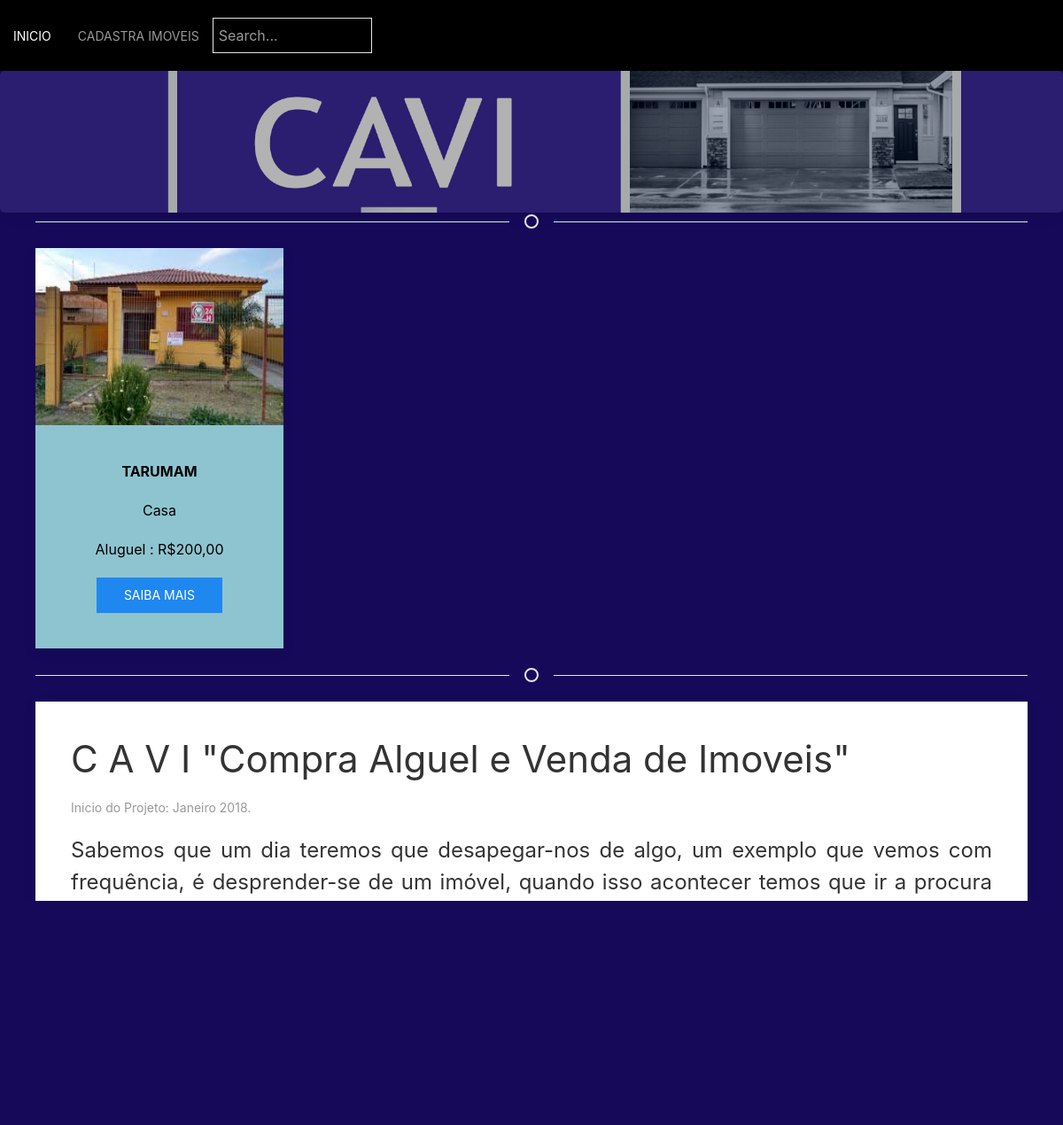
The page /BD/index.php?filtro=tarumam on the database its author committed.
### tables this page shows
CREATE TABLE `imoveis` (
  `id_imovel` int(11) NOT NULL,
  `nome_do_vendedor` varchar(50) DEFAULT NULL,
  `bairro` varchar(20) DEFAULT NULL,
  `rua` varchar(50) DEFAULT NULL,
  `numero` varchar(6) DEFAULT NULL,
  `telefone` varchar(16) DEFAULT NULL,
  `imagem` varchar(30) DEFAULT NULL,
  `categoria` varchar(17) DEFAULT NULL,
  `tipo_de_anuncio` varchar(10) DEFAULT NULL,
  `valor` varchar(10) DEFAULT NULL,
  `descricao` varchar(250) DEFAULT NULL,
  `email` varchar(70) DEFAULT NULL
);

### BD/index.php (the view, shortened to what this page needs)
<?php
	include_once("includes/processos_php/conexao.php");
?>
<!DOCTYPE html>
<html>
	<head>
		<?php
			include_once 'head.php';
		?>
	</head>
	<body class="uk-img">
		<?php
			include_once 'menu.php';
		?>
		<div class="card-category" style="background-image: linear-gradient(rgba(0,0,0,0.3), rgba(0,0,0,0.3)), url(IMAGENS/banner2.png)">
		</div>
		<div class="uk-container">
			<hr class="uk-divider-icon">
			<div class="uk-child-width-1-2@s uk-child-width-1-4@m uk-text-center" uk-grid>
				<?php
					$filtro = isset($_GET['filtro'])?$_GET['filtro']:"";
					$sql = "SELECT * FROM imoveis where bairro like '%$filtro%'";
					$consulta = mysqli_query($conexao,$sql);
					while ($exibirRegistros = mysqli_fetch_array($consulta)) {
				?>
					<div>
				        <div>
				        	<div class="uk-card uk-card-red">
					            <div class="uk-card-media-top">
					                <img src="includes/processos_php/foto/<?php echo $exibirRegistros["imagem"]; ?>" style="width:100%;height: 200px;">
					            </div>
					            <div class="uk-card-body">
					                <p class="uk-text-bold uk-text-truncate" ><?php echo mb_strtoupper($exibirRegistros["bairro"]); ?></p>
					                <p><?php echo $exibirRegistros["categoria"]; ?></p>
					                <p class="uk-text-truncate">
					                	<?php echo $exibirRegistros["tipo_de_anuncio"]; ?> : R$<?php echo $exibirRegistros["valor"]; ?>
					                </p>
					                	<a href="imovel.php?id=<?php echo $exibirRegistros['id_imovel']; ?>" class="uk-button uk-button-primary">Saiba Mais</a>
					            </div>
			        		</div>
			    		</div>
				    </div>
			<?php } ?>
		</div>
		<hr class="uk-divider-icon">
		<div class="uk-container uk-margin">
				<article class="uk-article uk-card uk-card-default uk-card-body">
				    <h1 class="uk-article-title"><a class="uk-link-reset" href="">C A V I "Compra Alguel e Venda de Imoveis"</a></h1>
				    <p class="uk-article-meta">Inicio do Projeto: Janeiro 2018.<p>
				    <p class="uk-text-lead uk-text-justify">Sabemos que um dia teremos que desapegar-nos de algo, um exemplo que vemos com frequência, é desprender-se de um imóvel, quando isso acontecer temos que ir a procura de uma nova moradia. Vender, alugar ou comprar um imóvel, aos olhos de muitas pessoas podem parecer tarefas muito simples, com tudo em uma pesquisa de campo que fizemos com 40 pessoas constatou que mais de 65% delas tem uma dificuldade em executar essas tarefas, por conta de muitos fatores como os meios de locomover-se, mercantilizar e adquirir um imóvel em uma região almejada, também com essa pesquisa podemos analisar que a população tem uma grande dificuldade em comprar um imóvel'</p>
				</article>
				</div>
	</div>
	</body>
</html>

### BD/includes/uikit/css/addon-uikit.css (style rules this page uses)
.card-category { background-size: cover; background-position: center; height: 160px; display: flex; justify-content: center; align-items: center; color: white; font-size: 24px; font-weight: bold; text-shadow: 1px 1px 3px rgba(0,0,0,0.2); border-radius: 5px; box-shadow: 0 0 15px rgba(0,0,0,0.2); }

### rows shown on the page
imoveis: imagem (picture), bairro "TARUMAM", categoria "Casa", tipo_de_anuncio "Aluguel", valor "200,00"
